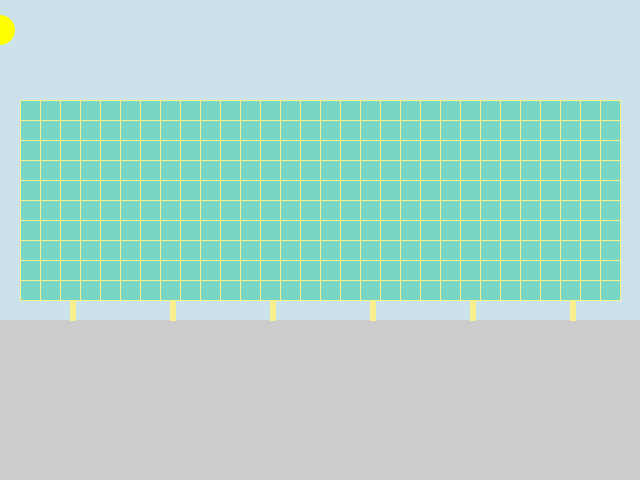
Frame 1 (no input)
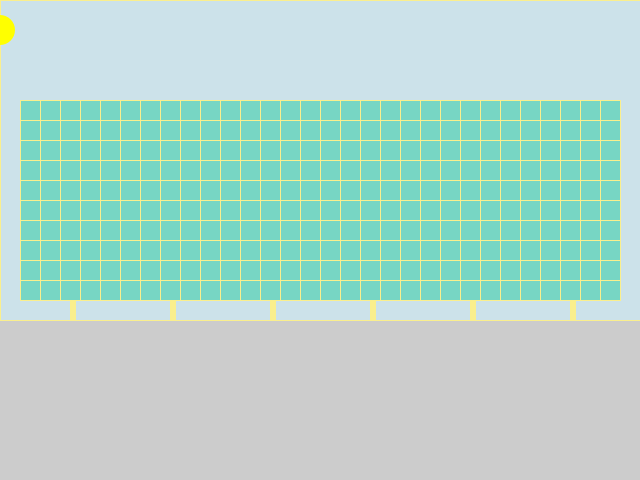
Frame 60 (the mouse pressed at the canvas centre just before this capture)
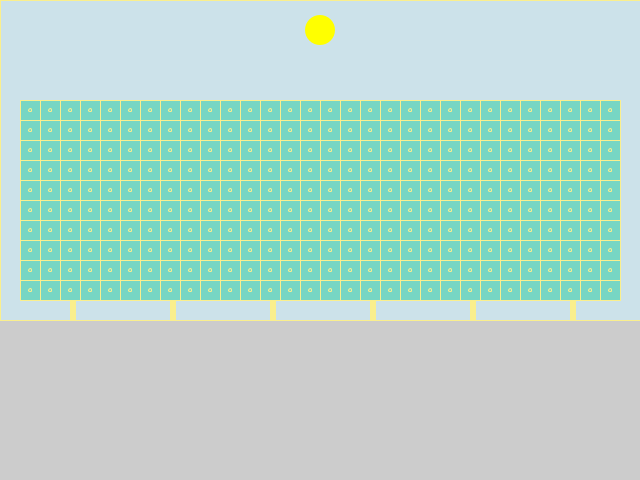
Frame 120 (the mouse held since frame 60 and released just before this capture)

The Processing sketch that drew these frames (run headless with seeded random() and noise(); from frame 60 on, the mouse is pressed at the canvas centre):

// Processing sketch: processing_111204
// ── processing_111204.pde

int sol;
void setup()
{
  size (640, 480);
  smooth();
  noStroke();
  colorMode(RGB);
  frameRate(100);
  sol=0;
  fill (120, 120, 120); // chão
  noStroke();
}


void draw() {
  fill(204, 226, 234);
  rect (0, 0, 640, 320);
  sol++;
  noStroke();
  fill(255, 255, 0);
  ellipse(mouseX, 30, 30, 30);                        //sol se mexendo




  fill (119, 214, 196);
  rect (20, 100, 600, 200); // volume geral

  for (int i=20; i<=620; i+=20) { // linhas verticais
    stroke (250, 239, 141);
    line (i, 100, i, 300);
  }

  for (int j=100; j<=300; j+=20) { // linhas horizontais
    stroke (250, 239, 141);
    line (20, j, 620, j);
  }
  fill(250, 239, 141);


  for (int cir=30; cir<=620; cir+=20) { // definição da repetição dos círculos na horiz
    for (int circ=110; circ<=300; circ+=20) { // definição da repetição do círculos na vertical
      noFill();
      smooth();

      stroke(250, 239, 141);
      ellipse (cir, circ, mouseX/100, mouseX/100);
    }
  }// círculos paramétricos



  for (int k=70; k<620; k+=100) { // pilotis
    fill(250, 239, 141);
    rect (k, 300, 5, 20);
  }


  int posx= mouseX;  // posição do sol que define a insolação e consequente abertura dos círculos paramétricos
}
